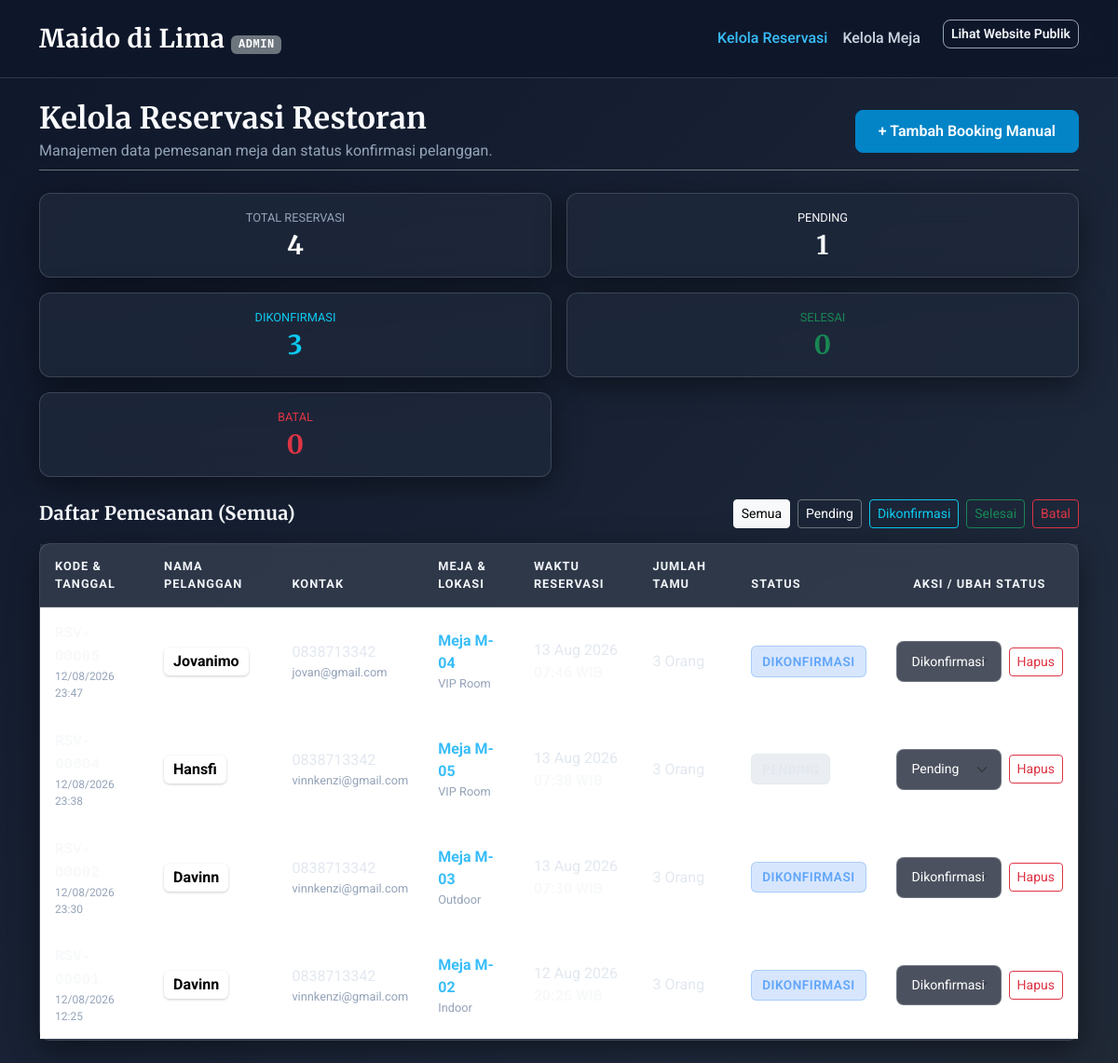
The app's page /admin/index.php with its own data.
### tables this page shows
CREATE TABLE `reservasi` (
  `id_reservasi` int(11) NOT NULL,
  `nama_pemesan` varchar(100) NOT NULL,
  `no_hp` varchar(20) NOT NULL,
  `email` varchar(100) DEFAULT NULL,
  `id_meja` int(11) NOT NULL,
  `waktu_reservasi` datetime NOT NULL,
  `jumlah_tamu` int(11) NOT NULL,
  `status_booking` enum('Pending','Dikonfirmasi','Selesai','Batal') DEFAULT 'Pending',
  `created_at` timestamp NOT NULL DEFAULT current_timestamp()
);

CREATE TABLE `meja` (
  `id_meja` int(11) NOT NULL,
  `nomor_meja` varchar(10) NOT NULL,
  `kapasitas` int(11) NOT NULL,
  `lokasi` varchar(50) DEFAULT 'Indoor',
  `status` enum('Tersedia','Terisi','Maintenance') DEFAULT 'Tersedia'
);

### admin/index.php (the view, shortened to what this page needs)
<?php
require_once __DIR__ . '/../config/kuis_db.php';
$filterStatus = isset($_GET['status']) ? trim($_GET['status']) : '';
$whereClause = "";
$params = [];
$sql = "
    SELECT r.*, m.nomor_meja, m.lokasi
    FROM reservasi r
    JOIN meja m ON r.id_meja = m.id_meja
    {$whereClause}
    ORDER BY r.waktu_reservasi DESC
";
$stmt = $pdo->prepare($sql);
$stmt->execute($params);
$daftarReservasi = $stmt->fetchAll();
$stats = [
    'Total' => $pdo->query("SELECT COUNT(*) FROM reservasi")->fetchColumn(),
    'Pending' => $pdo->query("SELECT COUNT(*) FROM reservasi WHERE status_booking = 'Pending'")->fetchColumn(),
    'Dikonfirmasi' => $pdo->query("SELECT COUNT(*) FROM reservasi WHERE status_booking = 'Dikonfirmasi'")->fetchColumn(),
    'Selesai' => $pdo->query("SELECT COUNT(*) FROM reservasi WHERE status_booking = 'Selesai'")->fetchColumn(),
    'Batal' => $pdo->query("SELECT COUNT(*) FROM reservasi WHERE status_booking = 'Batal'")->fetchColumn()
];
?>
<!DOCTYPE html>
<html lang="id">
<head>
    <link href="https://cdn.jsdelivr.net/npm/bootstrap@5.3.2/dist/css/bootstrap.min.css" rel="stylesheet">
    <link href="../assets/css/style.css" rel="stylesheet">
</head>
<body>
    <nav class="navbar navbar-expand-lg navbar-custom sticky-top py-3">
        <div class="container">
            <a class="navbar-brand" href="index.php">Maido di Lima <span class="badge bg-secondary font-monospace" style="font-size: 0.75rem;">ADMIN</span></a>
            <div class="collapse navbar-collapse" id="adminNavbar">
                <ul class="navbar-nav ms-auto">
                    <li class="nav-item">
                        <a class="nav-link active" href="index.php">Kelola Reservasi</a>
                    </li>
                    <li class="nav-item">
                        <a class="nav-link" href="meja.php">Kelola Meja</a>
                    </li>
                    <li class="nav-item ms-lg-3">
                        <a href="../index.php" class="btn btn-outline-custom btn-sm">Lihat Website Publik</a>
                    </li>
                </ul>
            </div>
        </div>
    </nav>
    <div class="container py-4">
        <div class="d-flex flex-column flex-md-row justify-content-between align-items-md-center mb-4 pb-2 border-bottom border-secondary">
            <div>
                <h1 class="h2 fw-bold mb-1">Kelola Reservasi Restoran</h1>
                <p class="text-muted-custom mb-0">Manajemen data pemesanan meja dan status konfirmasi pelanggan.</p>
            </div>
            <div class="mt-3 mt-md-0">
                <a href="tambah_reservasi.php" class="btn btn-primary-custom">
                    + Tambah Booking Manual
                </a>
            </div>
        </div>
        <div class="row g-3 mb-4">
            <div class="col-6 col-md-2-4">
                <a href="index.php" class="text-decoration-none">
                    <div class="glass-card p-3 text-center">
                        <div class="text-muted-custom mb-1" style="font-size: 0.8rem;">TOTAL RESERVASI</div>
                        <h2 class="h3 fw-bold text-white mb-0"><?= $stats['Total'] ?></h2>
                    </div>
                </a>
            </div>
            <div class="col-6 col-md-2-4">
                <a href="index.php?status=Pending" class="text-decoration-none">
                    <div class="glass-card p-3 text-center">
                        <div class="text-light mb-1" style="font-size: 0.8rem;">PENDING</div>
                        <h2 class="h3 fw-bold text-light mb-0"><?= $stats['Pending'] ?></h2>
                    </div>
                </a>
            </div>
            <div class="col-6 col-md-2-4">
                <a href="index.php?status=Dikonfirmasi" class="text-decoration-none">
                    <div class="glass-card p-3 text-center">
                        <div class="text-info mb-1" style="font-size: 0.8rem;">DIKONFIRMASI</div>
                        <h2 class="h3 fw-bold text-info mb-0"><?= $stats['Dikonfirmasi'] ?></h2>
                    </div>
                </a>
            </div>
            <div class="col-6 col-md-2-4">
                <a href="index.php?status=Selesai" class="text-decoration-none">
                    <div class="glass-card p-3 text-center">
                        <div class="text-success mb-1" style="font-size: 0.8rem;">SELESAI</div>
                        <h2 class="h3 fw-bold text-success mb-0"><?= $stats['Selesai'] ?></h2>
                    </div>
                </a>
            </div>
            <div class="col-6 col-md-2-4">
                <a href="index.php?status=Batal" class="text-decoration-none">
                    <div class="glass-card p-3 text-center">
                        <div class="text-danger mb-1" style="font-size: 0.8rem;">BATAL</div>
                        <h2 class="h3 fw-bold text-danger mb-0"><?= $stats['Batal'] ?></h2>
                    </div>
                </a>
            </div>
        </div>
        <div class="d-flex justify-content-between align-items-center mb-3">
            <h2 class="h5 fw-bold mb-0">Daftar Pemesanan <?= !empty($filterStatus) ? "({$filterStatus})" : "(Semua)" ?></h2>
            <div>
                <a href="index.php" class="btn btn-sm <?= empty($filterStatus) ? 'btn-light' : 'btn-outline-secondary text-white' ?> me-1">Semua</a>
                <a href="index.php?status=Pending" class="btn btn-sm <?= $filterStatus === 'Pending' ? 'btn-secondary' : 'btn-outline-secondary text-white' ?> me-1">Pending</a>
                <a href="index.php?status=Dikonfirmasi" class="btn btn-sm <?= $filterStatus === 'Dikonfirmasi' ? 'btn-info' : 'btn-outline-info' ?> me-1">Dikonfirmasi</a>
                <a href="index.php?status=Selesai" class="btn btn-sm <?= $filterStatus === 'Selesai' ? 'btn-success' : 'btn-outline-success' ?> me-1">Selesai</a>
                <a href="index.php?status=Batal" class="btn btn-sm <?= $filterStatus === 'Batal' ? 'btn-danger' : 'btn-outline-danger' ?>">Batal</a>
            </div>
        </div>
        <div class="glass-card">
            <div class="table-responsive">
                <table class="table table-custom mb-0">
                    <thead>
                        <tr>
                            <th>Kode & Tanggal</th>
                            <th>Nama Pelanggan</th>
                            <th>Kontak</th>
                            <th>Meja & Lokasi</th>
                            <th>Waktu Reservasi</th>
                            <th>Jumlah Tamu</th>
                            <th>Status</th>
                            <th class="text-center">Aksi / Ubah Status</th>
                        </tr>
                    </thead>
                    <tbody>
                        <?php if (count($daftarReservasi) > 0): ?>
                            <?php foreach ($daftarReservasi as $r): ?>
                                <?php
                                    $kode = 'RSV-' . str_pad($r['id_reservasi'], 5, '0', STR_PAD_LEFT);
                                    $statusClass = 'badge-pending';
                                    if ($r['status_booking'] === 'Dikonfirmasi') $statusClass = 'badge-dikonfirmasi';
                                    elseif ($r['status_booking'] === 'Selesai') $statusClass = 'badge-selesai';
                                    elseif ($r['status_booking'] === 'Batal') $statusClass = 'badge-batal';
                                ?>
                                <tr>
                                    <td>
                                        <strong class="font-monospace text-light"><?= htmlspecialchars($kode) ?></strong>
                                        <div class="text-muted-custom" style="font-size: 0.75rem;"><?= date('d/m/Y H:i', strtotime($r['created_at'])) ?></div>
                                    </td>
                                    <td>
                                        <span class="customer-name-tag"><?= htmlspecialchars($r['nama_pemesan']) ?></span>
                                    </td>
                                    <td>
                                        <div><?= htmlspecialchars($r['no_hp']) ?></div>
                                        <?php if (!empty($r['email'])): ?>
                                            <div class="text-muted-custom" style="font-size: 0.8rem;"><?= htmlspecialchars($r['email']) ?></div>
                                        <?php endif; ?>
                                    </td>
                                    <td>
                                        <strong class="text-accent">Meja <?= htmlspecialchars($r['nomor_meja']) ?></strong>
                                        <div class="text-muted-custom" style="font-size: 0.8rem;"><?= htmlspecialchars($r['lokasi']) ?></div>
                                    </td>
                                    <td>
                                        <div><?= date('d M Y', strtotime($r['waktu_reservasi'])) ?></div>
                                        <div class="fw-bold text-light"><?= date('H:i', strtotime($r['waktu_reservasi'])) ?> WIB</div>
                                    </td>
                                    <td><?= htmlspecialchars($r['jumlah_tamu']) ?> Orang</td>
                                    <td>
                                        <span class="badge-status <?= $statusClass ?>">
                                            <?= htmlspecialchars($r['status_booking']) ?>
                                        </span>
                                    </td>
                                    <td>
                                        <div class="d-flex justify-content-center align-items-center gap-2">
                                            <form action="index.php<?= !empty($filterStatus) ? '?status=' . urlencode($filterStatus) : '' ?>" method="POST" class="d-inline-block">
                                                <select name="status_booking" class="form-select form-select-sm d-inline-block w-auto" onchange="this.form.submit()">
                                                    <option value="Pending" <?= $r['status_booking'] === 'Pending' ? 'selected' : '' ?>>Pending</option>
                                                    <option value="Dikonfirmasi" <?= $r['status_booking'] === 'Dikonfirmasi' ? 'selected' : '' ?>>Dikonfirmasi</option>
                                                </select>
                                            </form>
                                            <form action="index.php<?= !empty($filterStatus) ? '?status=' . urlencode($filterStatus) : '' ?>" method="POST" class="d-inline-block" onsubmit="return confirm('Apakah Anda yakin ingin menghapus data reservasi ini?');">
                                                <button type="submit" class="btn btn-outline-danger btn-sm">Hapus</button>
                                            </form>
                                        </div>
                                    </td>
                                </tr>
                            <?php endforeach; ?>
                        <?php endif; ?>
                    </tbody>
                </table>
            </div>
        </div>
    </div>
</body>
</html>

### assets/css/style.css (style rules this page uses)
:root { --font-heading: 'Merriweather', Georgia, serif; --font-body: 'Roboto', -apple-system, BlinkMacSystemFont, "Segoe UI", sans-serif; --color-dark-base: #0f172a; --color-accent: #38bdf8; --color-accent-hover: #0284c7; --glass-bg: rgba(15, 23, 42, 0.85); --glass-border: rgba(255, 255, 255, 0.15); --glass-card: rgba(30, 41, 59, 0.8); }
body { margin: 0; padding: 0; min-height: 100vh; font-family: var(--font-body); color: #f8fafc; background: linear-gradient(135deg, #0f172a, #1e293b, #262626, #1e1b4b, #0f172a, #172554); background-size: 400% 400%; animation: multiDirGradient 18s ease infinite; background-attachment: fixed; }
h1, h2, h3, h4, h5, h6, .brand-title, .section-heading, .card-header-title { font-family: var(--font-heading); letter-spacing: 0.3px; color: #ffffff; }
p, span, label, input, select, textarea, button, table, .btn, .nav-link, .badge { font-family: var(--font-body); }
.navbar-custom { background: rgba(15, 23, 42, 0.92); backdrop-filter: blur(12px); -webkit-backdrop-filter: blur(12px); border-bottom: 1px solid var(--glass-border); }
.navbar-custom .navbar-brand { font-family: var(--font-heading); font-size: 1.7rem; font-weight: 700; color: #ffffff; letter-spacing: 0.5px; }
.navbar-custom .nav-link { color: #cbd5e1; font-weight: 500; transition: color 0.2s ease; padding: 0.5rem 1rem; }
.navbar-custom .nav-link:hover, .navbar-custom .nav-link.active { color: #38bdf8; }
.glass-card { background: var(--glass-card); backdrop-filter: blur(16px); -webkit-backdrop-filter: blur(16px); border: 1px solid var(--glass-border); border-radius: 12px; box-shadow: 0 8px 32px 0 rgba(0, 0, 0, 0.45); color: #f8fafc; }
.form-control, .form-select { background-color: rgba(15, 23, 42, 0.75); border: 1px solid rgba(255, 255, 255, 0.2); color: #ffffff; border-radius: 8px; padding: 0.65rem 1rem; transition: all 0.2s ease; }
.form-select option { background-color: #0f172a; color: #ffffff; }
.btn-primary-custom { background-color: #0284c7; border-color: #0284c7; color: #ffffff; font-weight: 600; border-radius: 8px; padding: 0.6rem 1.5rem; transition: all 0.2s ease; }
.btn-outline-custom { background-color: transparent; border: 1px solid #94a3b8; color: #f1f5f9; font-weight: 600; border-radius: 8px; transition: all 0.2s ease; }
.badge-status { padding: 0.4em 0.8em; font-size: 0.85rem; font-weight: 600; border-radius: 6px; text-transform: uppercase; letter-spacing: 0.5px; display: inline-block; }
.badge-pending { background-color: rgba(148, 163, 184, 0.2); color: #e2e8f0; border: 1px solid rgba(226, 232, 240, 0.4); }
.badge-dikonfirmasi { background-color: rgba(59, 130, 246, 0.2); color: #60a5fa; border: 1px solid rgba(96, 165, 250, 0.4); }
.customer-name-tag { color: #000000 !important; background-color: #ffffff !important; padding: 3px 10px; border-radius: 6px; font-weight: 700; display: inline-block; box-shadow: 0 1px 3px rgba(0, 0, 0, 0.2); }
.table-custom { color: #f8fafc; border-color: rgba(255, 255, 255, 0.1); }
.table-custom th { background-color: rgba(255, 255, 255, 0.08); color: #f1f5f9; font-weight: 700; text-transform: uppercase; font-size: 0.8rem; letter-spacing: 1px; border-bottom: 2px solid rgba(255, 255, 255, 0.15); padding: 0.9rem 1rem; }
.table-custom td { padding: 0.9rem 1rem; vertical-align: middle; border-bottom: 1px solid rgba(255, 255, 255, 0.08); color: #e2e8f0; }
.text-muted-custom { color: #94a3b8 !important; }
.text-accent { color: #38bdf8 !important; }

### records on screen
reservasi: created_at "12/08/2026 23:47", nama_pemesan "Jovanimo", no_hp "0838713342", email "jovan@gmail.com", id_meja.nomor_meja "M-04", id_meja.lokasi "VIP Room", waktu_reservasi "13 Aug 2026", jumlah_tamu "3", status_booking "DIKONFIRMASI", status_booking "Dikonfirmasi"
reservasi: created_at "12/08/2026 23:38", nama_pemesan "Hansfi", no_hp "0838713342", email "vinnkenzi@gmail.com", id_meja.nomor_meja "M-05", id_meja.lokasi "VIP Room", waktu_reservasi "13 Aug 2026", jumlah_tamu "3", status_booking "Pending"
reservasi: created_at "12/08/2026 23:30", nama_pemesan "Davinn", no_hp "0838713342", email "vinnkenzi@gmail.com", id_meja.nomor_meja "M-03", id_meja.lokasi "Outdoor", waktu_reservasi "13 Aug 2026", jumlah_tamu "3", status_booking "DIKONFIRMASI", status_booking "Dikonfirmasi"
reservasi: created_at "12/08/2026 12:25", nama_pemesan "Davinn", no_hp "0838713342", email "vinnkenzi@gmail.com", id_meja.nomor_meja "M-02", id_meja.lokasi "Indoor", waktu_reservasi "12 Aug 2026", jumlah_tamu "3", status_booking "DIKONFIRMASI", status_booking "Dikonfirmasi"

### other values on screen
$stats['Total'] "4"
$stats['Pending'] "1"
$stats['Dikonfirmasi'] "3"
$stats['Selesai'] "0"
$stats['Batal'] "0"
